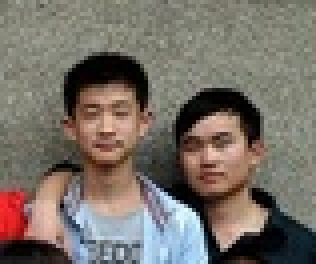
%> input picture MATLAB优化算法案例分析与应用（进阶篇）11-20章程序下载/第16章/1.jpg, 79 x 66 px, shrunk from 180 x 151 before the run (shown 4 times larger)
$ octave ysw16_2.m   (GNU Octave 9; MATLAB toolbox functions it lacks are replaced by stand-ins)
%> lines starting %> are read from the running program, lines starting %| are printed output that depends on the picture
### MATLAB优化算法案例分析与应用（进阶篇）11-20章程序下载/第16章/rgb2ycrcb.m
function ycrcb_im =  rgb2ycrcb(r,g,b)
% RGB颜色空间向YCrCb彩色空间转化
switch nargin
  case 1,  % 输入一个量，即一副RGB图像
     validateattributes(r, {'uint8', 'uint16', 'double', 'single'}, {'real'}, mfilename, 'RGB', 1);

     if isa(r, 'uint8'),     % 图像数据类型uint8
        r = double(r) / 255;
     elseif isa(r, 'uint16')  % 是否为uint16
        r = double(r) / 65535;
     end
  case 3,  % 输入为RGB三通道数据
     validateattributes(r, {'uint8', 'uint16', 'double', 'single'}, {'real'}, mfilename, 'R', 1);
     validateattributes(g, {'uint8', 'uint16', 'double', 'single'}, {'real'}, mfilename, 'G', 2);
     validateattributes(b, {'uint8', 'uint16', 'double', 'single'}, {'real'}, mfilename, 'B', 3);

     if isa(r, 'uint8'),
        r = double(r) / 255;
     elseif isa(r, 'uint16')
        r = double(r) / 65535;
     end

     if isa(g, 'uint8'),
        g = double(g) / 255;
     elseif isa(g, 'uint16')
        g = double(g) / 65535;
     end

     if isa(b, 'uint8'),
        b = double(b) / 255;
     elseif isa(b, 'uint16')
        b = double(b) / 65535;
     end

  otherwise,
      error(message('输入变量错误'));
end

threeD = (ndims(r)==3); % 判断r是否是三通道的数据

if threeD, %如果是的，分成ＲＧＢ三通道数据
  g = r(:,:,2); b = r(:,:,3); r = r(:,:,1);
elseif nargin==1,
  g = r(:,2); b = r(:,3); r = r(:,1);
else
  if ~isequal(size(r),size(g),size(b)),
    error(message('RGB三通道数据维数不相同'));
  end
end

y1 = 65.481*r + 128.553*g + 24.966*b + 16;
y = y1 /256;
cr1 = -37.797*r - 74.203*g + 112*b + 128;
cr = cr1/256;
cb1 = 112*r - 93.786*g -18.214*b +128;
cb = cb1/256;
ycrcb_im = cat(3,(y),(cr),(cb));

### MATLAB优化算法案例分析与应用（进阶篇）11-20章程序下载/第16章/ysw16_2.m
clc,clear,close all
warning off
im=imread('1.jpg');    % 读图
%> im is the input picture: size 66x79x3 uint8; mean R, G, B 119.7, 111.7, 103.6
im_gray=rgb2gray(im);  % 转为灰度图像
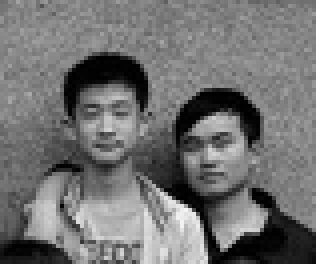
%> im_gray: size 66x79 uint8 (shown 4 times larger); min 0, max 245, mean 113.2
R=im(:,:,1);G=im(:,:,2);B=im(:,:,3);
%> after `R=im(:,:,1)`:
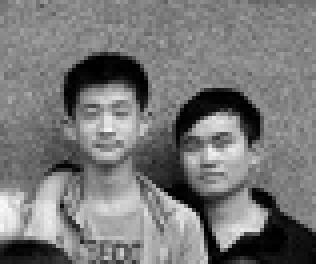
%> R: size 66x79 uint8 (shown 4 times larger); min 0, max 249, mean 119.7
%> after `B=im(:,:,3)`:
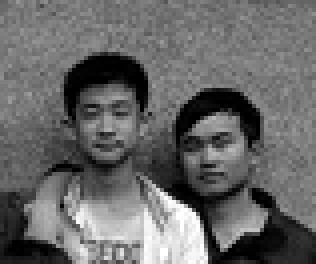
%> B: size 66x79 uint8 (shown 4 times larger); min 0, max 255, mean 103.6
ycrcb_im =  rgb2ycrcb(R,G,B);
%> in rgb2ycrcb, `cr1 = -37.797*r - 74.203*g + 112*b + 128;`:
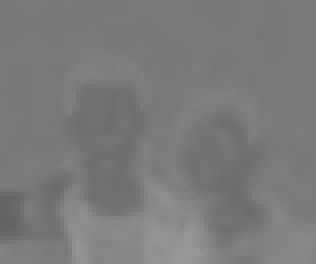
%> cr1: size 66x79 double (shown 4 times larger); min 99.09, max 151.9, mean 123.3
%> in rgb2ycrcb, `cb1 = 112*r - 93.786*g -18.214*b +128;`:
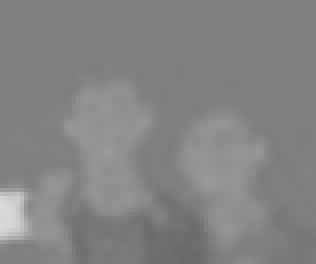
%> cb1: size 66x79 double (shown 4 times larger); min 105.4, max 218.2, mean 132.1
%> in rgb2ycrcb, `ycrcb_im = cat(3,(y),(cr),(cb));`:
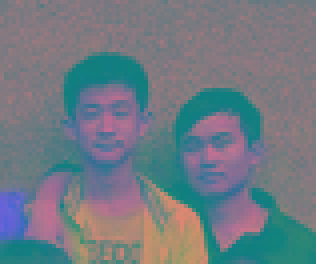
%> ycrcb_im: size 66x79x3 double (shown 4 times larger); mean R, G, B 0.442, 0.481, 0.516
subplot(121),subimage(im) % 显示图像
axis off
title('RGB')
subplot(122),subimage(ycrcb_im)
axis off
title('YCrCb')

$ run again, with MATLAB优化算法案例分析与应用（进阶篇）11-20章程序下载/第16章/xbb.jpg copied over MATLAB优化算法案例分析与应用（进阶篇）11-20章程序下载/第16章/1.jpg
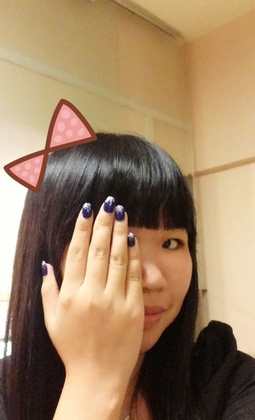
%> input picture MATLAB优化算法案例分析与应用（进阶篇）11-20章程序下载/第16章/xbb.jpg, 255 x 420 px, shrunk from 610 x 1006 before the run
%> im is the input picture: size 420x255x3 uint8; mean R, G, B 158.1, 129.7, 98.9
%> in rgb2ycrcb, `cb1 = 112*r - 93.786*g -18.214*b +128;`:
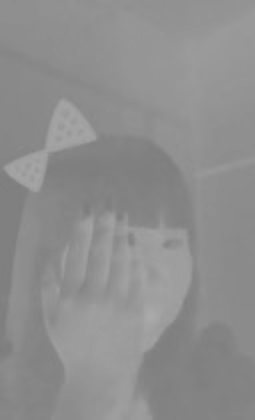
%> cb1: size 420x255 double; min 124.5, max 172, mean 142.7
%> in rgb2ycrcb, `ycrcb_im = cat(3,(y),(cr),(cb));`:
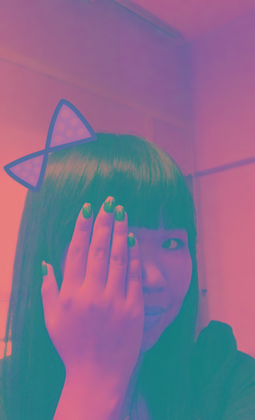
%> ycrcb_im: size 420x255x3 double; mean R, G, B 0.514, 0.431, 0.557

$ run again, with MATLAB优化算法案例分析与应用（进阶篇）11-20章程序下载/第16章/xbb2.jpg copied over MATLAB优化算法案例分析与应用（进阶篇）11-20章程序下载/第16章/1.jpg
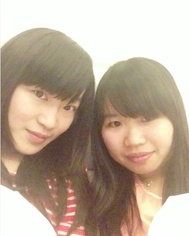
%> input picture MATLAB优化算法案例分析与应用（进阶篇）11-20章程序下载/第16章/xbb2.jpg, 189 x 236 px, shrunk from 432 x 539 before the run
%> im is the input picture: size 236x189x3 uint8; mean R, G, B 189.3, 171.8, 154.1
%> in rgb2ycrcb, `cb1 = 112*r - 93.786*g -18.214*b +128;`:
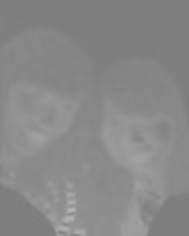
%> cb1: size 236x189 double; min 123.8, max 180.1, mean 137
%> in rgb2ycrcb, `ycrcb_im = cat(3,(y),(cr),(cb));`:
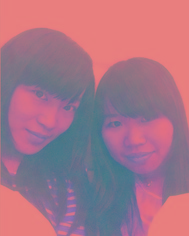
%> ycrcb_im: size 236x189x3 double; mean R, G, B 0.65, 0.459, 0.535
